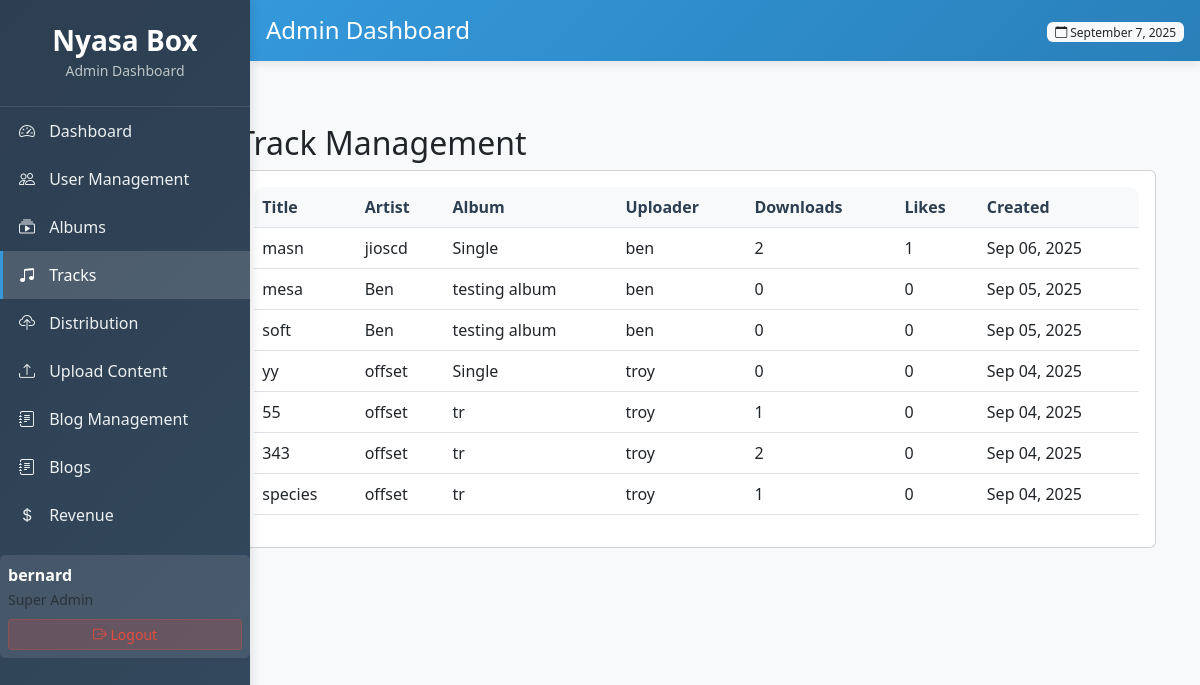
The app's page /xyz/tracks/ (signed in), older data.
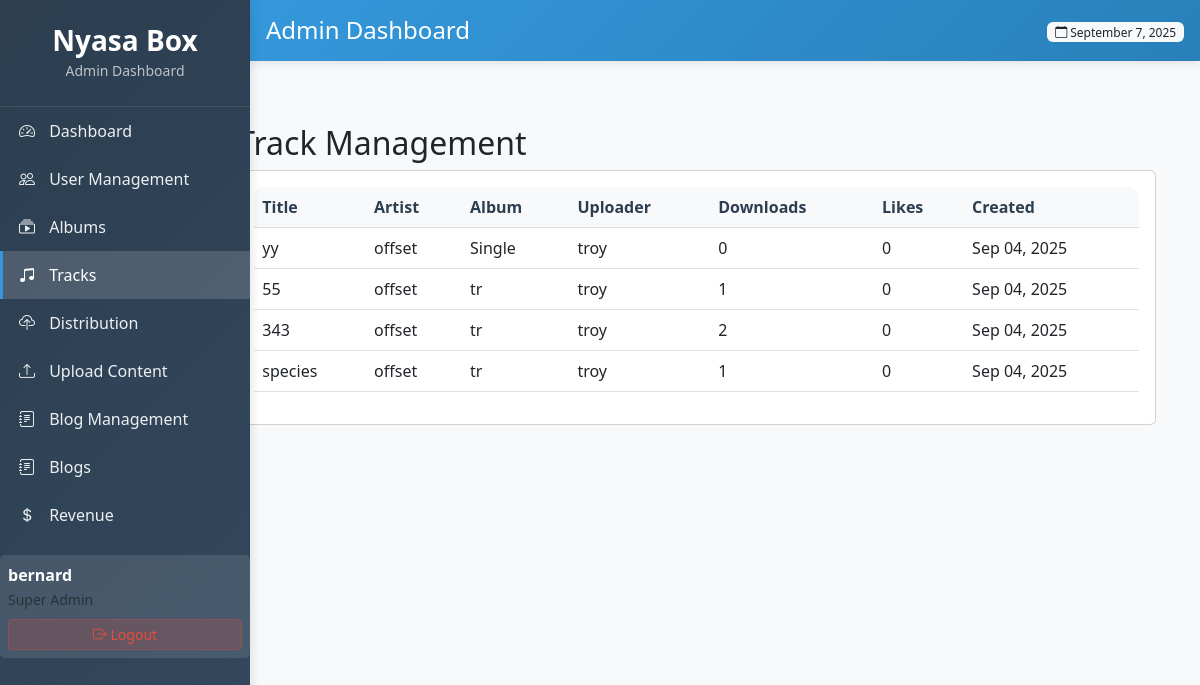
The same page, newer data.
### core/models.py (models this page shows, shortened)
class Track(models.Model):
    title = models.CharField(max_length=200)
    slug = models.SlugField(unique=True)
    album = models.ForeignKey(Album, on_delete=models.CASCADE, related_name='tracks', null=True, blank=True)
    artist = models.CharField(max_length=200)  # Changed from ForeignKey to CharField
    genre = models.CharField(max_length=20, choices=GENRE_CHOICES, blank=True)  # Changed from ForeignKey to CharField
    audio_file = models.FileField(upload_to='tracks/')
    duration = models.DurationField(blank=True, null=True)
    track_number = models.PositiveIntegerField(null=True, blank=True)
    uploader = models.ForeignKey(User, on_delete=models.CASCADE)
    created_at = models.DateTimeField(auto_now_add=True)
    updated_at = models.DateTimeField(auto_now=True)
    downloads = models.PositiveIntegerField(default=0)
    likes = models.ManyToManyField(User, related_name='liked_tracks', blank=True)

class Album(models.Model):
    title = models.CharField(max_length=200)
    slug = models.SlugField(unique=True)
    artist = models.CharField(max_length=200)  # Changed from ForeignKey to CharField
    genre = models.CharField(max_length=20, choices=GENRE_CHOICES)  # Changed from ForeignKey to CharField
    release_date = models.DateField()
    cover_art = models.ImageField(upload_to='album_covers/')
    description = models.TextField(blank=True)
    uploader = models.ForeignKey(User, on_delete=models.CASCADE)
    created_at = models.DateTimeField(auto_now_add=True)
    updated_at = models.DateTimeField(auto_now=True)
    downloads = models.PositiveIntegerField(default=0)

### core/admin_views.py (the view)
# urls.py: path('xyz/tracks/', admin_views.admin_tracks, name='admin_tracks'),
@login_required
@user_passes_test(is_admin)
def admin_tracks(request):
    tracks = Track.objects.select_related('uploader', 'album').order_by('-created_at')
    return render(request, 'peza/tracks.html', {'tracks': tracks})

### core/admin_views.py (called while the page is built)
def is_admin(user):
    return user.is_authenticated and user.is_superuser

### core/templates/peza/tracks.html
{% extends 'peza/base.html' %}
{% block content %}
<div class="container-fluid">
    <div class="row">
        <div class="col-md-9 col-lg-10 ms-auto">
            <div class="container-fluid mt-4">
                <h2>Track Management</h2>
                <div class="card">
                    <div class="card-body">
                        <div class="table-responsive">
                            <table class="table table-hover">
                                <thead>
                                    <tr>
                                        <th>Title</th>
                                        <th>Artist</th>
                                        <th>Album</th>
                                        <th>Uploader</th>
                                        <th>Downloads</th>
                                        <th>Likes</th>
                                        <th>Created</th>
                                    </tr>
                                </thead>
                                <tbody>
                                    {% for track in tracks %}
                                    <tr>
                                        <td>{{ track.title }}</td>
                                        <td>{{ track.artist }}</td>
                                        <td>{{ track.album.title|default:"Single" }}</td>
                                        <td>{{ track.uploader.username }}</td>
                                        <td>{{ track.downloads }}</td>
                                        <td>{{ track.likes.count }}</td>
                                        <td>{{ track.created_at|date:"M d, Y" }}</td>
                                    </tr>
                                    {% endfor %}
                                </tbody>
                            </table>
                        </div>
                    </div>
                </div>
            </div>
        </div>
    </div>
</div>
{% endblock %}

### core/templates/peza/base.html (shortened to what this page needs)
<!DOCTYPE html>
<html lang="en">
<head>
    <link href="https://cdn.jsdelivr.net/npm/bootstrap@5.3.0/dist/css/bootstrap.min.css" rel="stylesheet">
    <link rel="stylesheet" href="https://cdn.jsdelivr.net/npm/bootstrap-icons@1.10.0/font/bootstrap-icons.css">
</head>
<body>
    <div class="admin-sidebar">
        <div class="sidebar-brand">
            <h3>Nyasa Box</h3>
            <small class="text-muted">Admin Dashboard</small>
        </div>
        <div class="sidebar-nav">
            <ul class="nav flex-column">
                <li class="nav-item">
                    <a class="nav-link {% if request.resolver_match.url_name == 'admin_dashboard' %}active{% endif %}"
                       href="{% url 'admin_dashboard' %}">
                        <i class="bi bi-speedometer2"></i> Dashboard
                    </a>
                </li>
                <li class="nav-item">
                    <a class="nav-link {% if request.resolver_match.url_name == 'admin_users' %}active{% endif %}"
                       href="{% url 'admin_users' %}">
                        <i class="bi bi-people"></i> User Management
                    </a>
                </li>
                <li class="nav-item">
                    <a class="nav-link {% if request.resolver_match.url_name == 'admin_albums' %}active{% endif %}"
                       href="{% url 'admin_albums' %}">
                        <i class="bi bi-collection-play"></i> Albums
                    </a>
                </li>
                <li class="nav-item">
                    <a class="nav-link {% if request.resolver_match.url_name == 'admin_tracks' %}active{% endif %}"
                       href="{% url 'admin_tracks' %}">
                        <i class="bi bi-music-note-beamed"></i> Tracks
                    </a>
                </li>
                <li class="nav-item">
                    <a class="nav-link {% if request.resolver_match.url_name == 'admin_distribution_requests' %}active{% endif %}"
                       href="{% url 'admin_distribution_requests' %}">
                        <i class="bi bi-cloud-upload"></i> Distribution
                    </a>
                </li>
                <li class="nav-item">
                    <a class="nav-link {% if request.resolver_match.url_name == 'admin_upload_content' %}active{% endif %}"
                       href="{% url 'admin_upload_content' %}">
                        <i class="bi bi-upload"></i> Upload Content
                    </a>
                </li>
                <li class="nav-item">
                    <a class="nav-link {% if request.resolver_match.url_name == 'admin_blog_management' %}active{% endif %}"
                       href="{% url 'admin_blog_management' %}">
                        <i class="bi bi-journal-text"></i> Blog Management
                    </a>
                </li>
                  <li class="nav-item">
                    <a class="nav-link {% if request.resolver_match.url_name == 'create_blog' %}active{% endif %}"
                       href="{% url 'create_blog' %}">
                        <i class="bi bi-journal-text"></i> Blogs
                    </a>
                </li>
                <li class="nav-item">
                    <a class="nav-link {% if request.resolver_match.url_name == 'admin_revenue' %}active{% endif %}"
                       href="{% url 'admin_revenue' %}">
                        <i class="bi bi-currency-dollar"></i> Revenue
                    </a>
                </li>
            </ul>
        </div>
        <div class="user-info">
            <div class="d-flex align-items-center">
                <div class="flex-grow-1">
                    <strong>{{ user.username }}</strong>
                    <br>
                    <small class="text-muted">Super Admin</small>
                </div>
            </div>
            <form method="post" action="{% url 'logout' %}" class="mt-2">
                <button type="submit" class="btn btn-sm logout-btn w-100">
                    <i class="bi bi-box-arrow-right"></i> Logout
                </button>
            </form>
        </div>
    </div>
    <div class="admin-header">
        <div class="d-flex justify-content-between align-items-center">
            <h4 class="mb-0">
                {% block page_title %}Admin Dashboard{% endblock %}
            </h4>
            <div>
                <span class="badge bg-light text-dark">
                    <i class="bi bi-calendar"></i> {% now "F j, Y" %}
                </span>
            </div>
        </div>
    </div>
    <div class="admin-content">
        {% block content %}{% endblock %}
    </div>
</body>
</html>

### core/templates/peza/base.html (style rules this page uses)
body { background-color: #f8f9fa; font-family: 'Segoe UI', Tahoma, Geneva, Verdana, sans-serif; }
.admin-sidebar { background: linear-gradient(135deg, #2c3e50, #34495e); color: white; height: 100vh; position: fixed; left: 0; top: 0; width: 250px; z-index: 1000; box-shadow: 2px 0 10px rgba(0,0,0,0.1); }
.admin-header { background: linear-gradient(135deg, #3498db, #2980b9); color: white; padding: 1rem; margin-left: 0px; position: fixed; top: 0; right: 0; left: 250px; z-index: 999; box-shadow: 0 2px 10px rgba(0,0,0,0.1); }
.admin-content { margin-left: 0px; margin-top: 80px; padding: 20px; min-height: calc(100vh - 80px); }
.sidebar-brand { padding: 1.5rem 1rem; border-bottom: 1px solid rgba(255,255,255,0.1); text-align: center; }
.sidebar-brand h3 { margin: 0; font-weight: 600; }
.sidebar-brand .text-muted { color: #bdc3c7 !important; }
.nav-link { color: #ecf0f1; padding: 0.75rem 1rem; border-left: 3px solid transparent; transition: all 0.3s ease; }
.nav-link.active { background-color: rgba(255,255,255,0.15); border-left-color: #3498db; color: #ffffff; }
.nav-link i { width: 20px; margin-right: 10px; }
.table-responsive { border-radius: 10px; overflow: hidden; }
.table th { background-color: #f8f9fa; border-top: none; font-weight: 600; color: #2c3e50; }
.badge { font-weight: 500; }
.user-info { background: rgba(255,255,255,0.1); border-radius: 5px; padding: 0.5rem; margin-top: 1rem; }
.logout-btn { background: rgba(231, 76, 60, 0.2); border: 1px solid rgba(231, 76, 60, 0.3); color: #e74c3c; }

Row changes from the older to the newer data that the page shows:
removed Track: title "masn", artist "jioscd", album "Single", uploader.username "ben", downloads "2", likes.count "1", created_at "Sep 06, 2025"
removed Track: title "mesa", artist "Ben", album "testing album", uploader.username "ben", downloads "0", likes.count "0", created_at "Sep 05, 2025"
removed Track: title "soft", artist "Ben", album "testing album", uploader.username "ben", downloads "0", likes.count "0", created_at "Sep 05, 2025"
